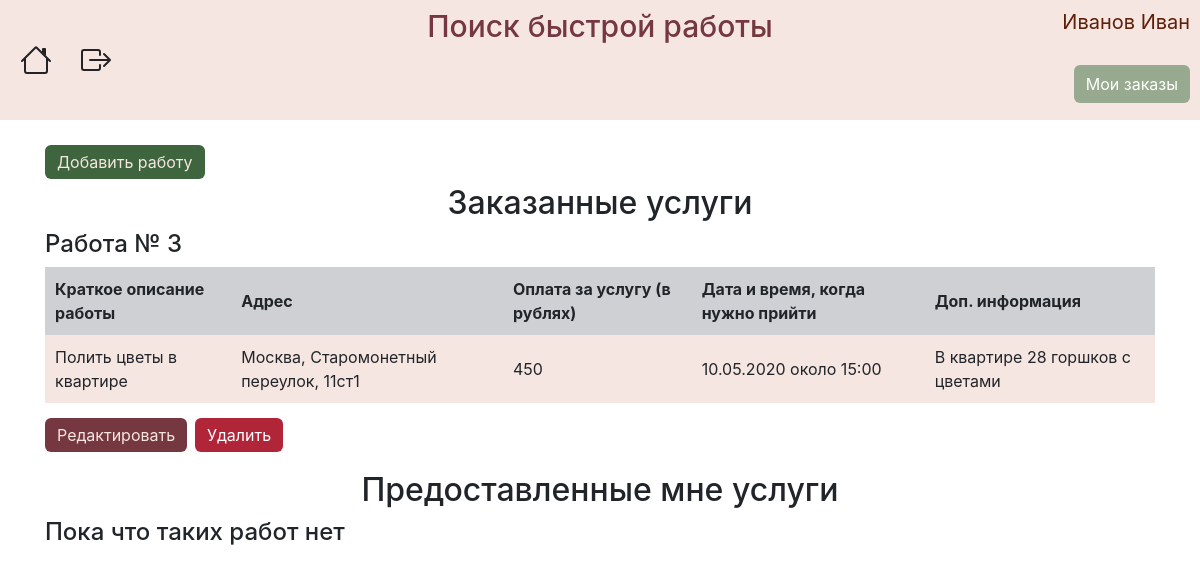
The app's page /myjobs (signed in), older data.
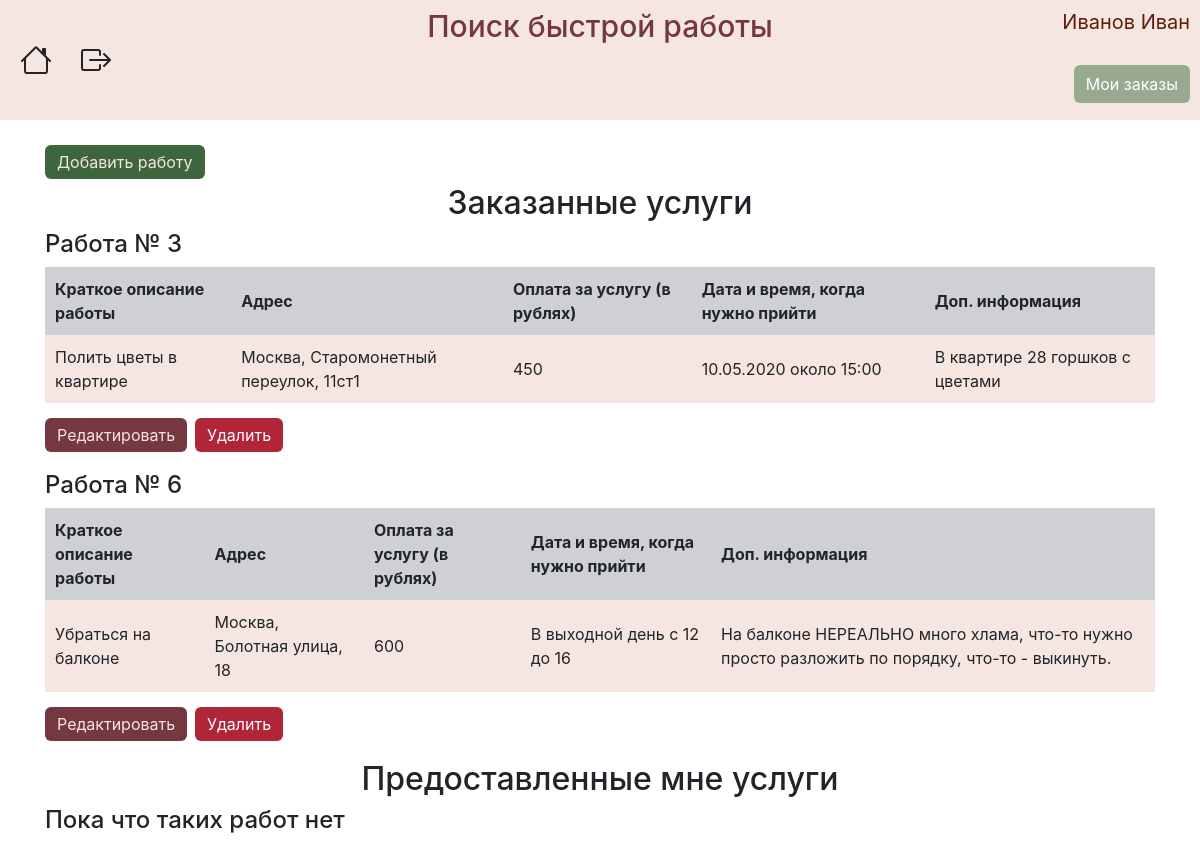
The same page, newer data.
### data/users.py (models this page shows, shortened)
class User(SqlAlchemyBase, UserMixin):
    __tablename__ = 'users'
    id = sqlalchemy.Column(sqlalchemy.Integer, primary_key=True, autoincrement=True)
    surname = sqlalchemy.Column(sqlalchemy.String, nullable=True)
    name = sqlalchemy.Column(sqlalchemy.String, nullable=True)
    employment = sqlalchemy.Column(sqlalchemy.String, nullable=True)
    email = sqlalchemy.Column(sqlalchemy.String, index=True, unique=True, nullable=True)
    hashed_password = sqlalchemy.Column(sqlalchemy.String, nullable=True)
    info = sqlalchemy.Column(sqlalchemy.String, nullable=True)
    job = orm.relation("Jobs", back_populates='user')

### data/jobs.py (models this page shows)
class Jobs(SqlAlchemyBase):
    __tablename__ = 'jobs'
    id = sqlalchemy.Column(sqlalchemy.Integer,
                           primary_key=True, autoincrement=True)
    employer = sqlalchemy.Column(sqlalchemy.Integer, sqlalchemy.ForeignKey("users.id"))
    description = sqlalchemy.Column(sqlalchemy.String)
    salary = sqlalchemy.Column(sqlalchemy.Integer)
    address = sqlalchemy.Column(sqlalchemy.String)
    info = sqlalchemy.Column(sqlalchemy.String, nullable=True)
    date = sqlalchemy.Column(sqlalchemy.String)
    coords = sqlalchemy.Column(sqlalchemy.String)
    is_finished = sqlalchemy.Column(sqlalchemy.Boolean, default=False)
    employee = sqlalchemy.Column(sqlalchemy.Integer, default=0)
    user = orm.relation('User')

### data/jobs_api.py (the view)
@blueprint.route("/myjobs")
def myjobs():
    session = db_session.create_session()
    jobs = session.query(Jobs).filter(Jobs.employer == current_user.id, Jobs.is_finished == False).all()
    sp = session.query(User).all()
    users = {}
    for user in sp:
        users[user.id] = user
    jobs_done = session.query(Jobs).filter(Jobs.employer == current_user.id, Jobs.is_finished == True).all()
    return render_template("my_jobs.html", jobs=jobs, users=users, jobs_done=jobs_done)

### data/db_session.py (called while the page is built)
def create_session() -> Session:
    global __factory
    return __factory()

### main.py (called while the page is built)
def main():
    db_session.global_init("db/jobs.db")
    @login_manager.user_loader
    def load_user(user_id):
        session = db_session.create_session()
        return session.query(User).get(user_id)
    app.register_blueprint(jobs_api.blueprint)
    app.register_blueprint(user_api.blueprint)
    @app.errorhandler(404)
    def not_found(error):
        return make_response(jsonify({'error': 'Not found'}), 404)
    app.run()

### templates/my_jobs.html (shortened to what this page needs)
{% extends "base.html" %}
{% block content %}
{% if current_user.is_authenticated and current_user.employment == 'Работодатель' %}
<div class="add-job-btn"><a href="addjob">Добавить работу</a></div>
<h2 align="center">Заказанные услуги</h2>
{% for item in jobs%}
<h4>Работа № {{ item.id }}</h4>
<table class="myjobs-table">
    <tr>
        <th>Краткое описание работы</th>
        <th>Адрес</th>
        <th>Оплата за услугу (в рублях)</th>
        <th>Дата и время, когда нужно прийти</th>
        <th>Доп. информация</th>
    </tr>
    <tr>
        <td>{{ item.description }}</td>
        <td>{{ item.address }}</td>
        <td>{{ item.salary }}</td>
        <td>{{ item.date }}</td>
        <td>{{ item.info }}</td>
    </tr>
</table>
<div class="edit-job-btn"><a href="/addjob/{{ item.id }}">Редактировать</a></div>
<div class="delete-job-btn"><a href="/job_delete/{{ item.id }}">Удалить</a></div>
{% endfor %}
<h2 align="center">Предоставленные мне услуги</h2>
{% if jobs_done == [] %}
<h4>Пока что таких работ нет</h4>
{% endif %}
{% endif %}
{% endblock %}

### templates/base.html (shortened to what this page needs)
<!doctype html>
<html lang="en">
<head>
    <link rel="stylesheet" type="text/css" href="/static/css/style.css"/>
    <link rel="stylesheet"
          href="https://stackpath.bootstrapcdn.com/bootstrap/4.4.1/css/bootstrap.min.css"
>
</head>
<body>
<div class="menu">
    <nav class="navbar">
        <a class="home" href="/">
        </a>
        {% if current_user.is_authenticated %}
        <a class="exit" href="/logout">
        </a>
        {% if current_user.is_authenticated and current_user.employment == 'Работодатель' %}
        <div class="my_orders">
            <a href="/myjobs">Мои заказы</a>
        </div>
        {% endif %}
        {% else %}
        <p>
        <div class="register"><a href="/register">Зарегистрироваться</a></div>
        <div class="login"><a href="/login">Войти</a></div>
        </p>
        {% endif %}
        <h2 class="title">Поиск быстрой работы</h2>
        <p class="username">{{ current_user.surname }} {{ current_user.name }}</p>
    </nav>
</div>
<main role="main" class="container">
    {% block content %}{% endblock %}
</main>
</body>
</html>

### static/css/style.css (style rules this page uses)
.menu { background: #f5e6e1; height: 120px; }
.home { position: absolute; left: 20px; margin-top: 60px; color: #242225; }
.exit { position: absolute; left: 80px; margin-top: 60px; color: #242225; }
.my_orders a { position: absolute; right: 10px; margin-top: 35px; background-color: #97a98f; color: #fff; border-radius: 6px; padding: 7px 12px 7px 12px; }
.username { position: absolute; font-size: 20px; right: 10px; color: #5f1e08; }
.title { font-size: 30px; margin-left: auto; margin-right: auto; color: #753840; }
.edit-job-btn a { background-color: #753840; border: none; color: #f5e6e1; border-radius: 6px; padding: 7px 12px 7px 12px; }
.delete-job-btn a { position: relative; left: 150px; top: -24px; background-color: #b02538; border: none; color: #fff; border-radius: 6px; padding: 7px 12px 7px 12px; }
.myjobs-table tr th { background-color: #cfd0d4; padding: 10px; }
.myjobs-table tr td { background-color: #f5e6e1; padding: 10px; }
.myjobs-table { margin-bottom: 20px; }
.add-job-btn { margin: 30px 0 10px 0; }
.add-job-btn a { background-color: #3f653e; border: none; color: #f5e6e1; border-radius: 6px; padding: 7px 12px 7px 12px; }

Row changes from the older to the newer data that the page shows:
added Jobs: id "6", description "Убраться на балконе", address "Москва, Болотная улица, 18", salary "600", date "В выходной день с 12 до 16", info "На балконе НЕРЕАЛЬНО много хлама, что-то нужно просто разложить по порядку, что-то - выкинуть."
